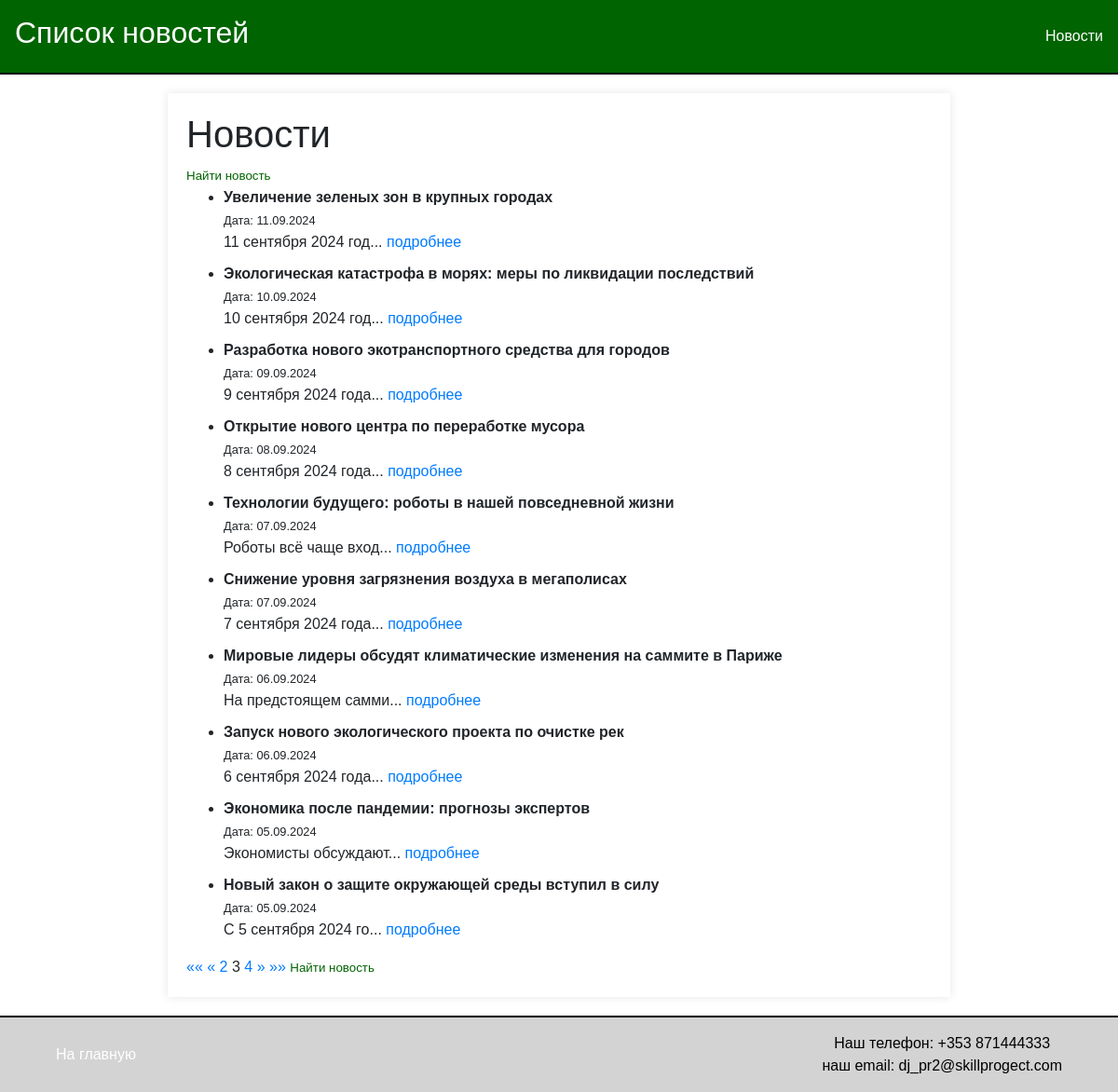
Page /news/?page=3 on the committed database.
### news/models.py (models this page shows)
class Article(models.Model):
    title = models.CharField(max_length=200)
    content = models.TextField()
    publication_date = models.DateField()
    author = models.CharField(max_length=100)
    type = models.BooleanField()  # Новое поле с типом Boolean которое показывает что это статья type=False

### news/views.py (the view)
# urls.py: path('news/', views.article_list, name='article_list'),
def article_list(request):
    articles = Article.objects.all().order_by('-publication_date')
    paginator = Paginator(articles, 10)
    page_number = request.GET.get('page')
    try:
        page_obj = paginator.get_page(page_number)
    except PageNotAnInteger:
        page_obj = paginator.get_page(1)
    except EmptyPage:
        page_obj = paginator.get_page(paginator.num_pages)
    return render(request, 'news/article_list.html', {'page_obj': page_obj})

### news/templatetags/censor_filters.py (called while the page is built)
@register.filter
def censor(value):
    if not isinstance(value, str):
        raise ValueError('Filter can only be applied to strings')
    def replace_word(match):
        word = match.group()
        if word.lower() in PROHIBITED_WORDS:
            return word[0] + '*' * (len(word) - 1)
        return word
    pattern = r'\b(?:' + '|'.join(re.escape(word) for word in PROHIBITED_WORDS) + r')\b'
    censored_text = re.sub(pattern, replace_word, value, flags=re.IGNORECASE)
    return censored_text

### news/templates/news/article_list.html (shortened to what this page needs)
{% extends 'news/default.html' %}
{% load censor_filters %}
{% block header %}Список новостей{% endblock %}
{% block content %}
    <h1>Новости </h1>
    <a href="{% url 'article_search' %}" style="font-size: smaller; color: darkgreen;">Найти новость</a>
    <ul>
        {% for article in page_obj %}
            <li style="margin-bottom: 10px;">
                <strong>{{ article.title|censor }}</strong> <br>
                <small>Дата: {{ article.publication_date|date:"d.m.Y" }}</small> <br>
                {{ article.content|slice:":20" }}...
                <a href="{% url 'article_detail' article.id %}">подробнее</a>
            </li>
        {% empty %}
            <p>Новостей пока нет.</p>
        {% endfor %}
    </ul>
    <div class="pagination">
        <span class="step-links">
            {% if page_obj.has_previous %}
                <a href="?page=1" title="Первая страница">&laquo;&laquo;</a>
                <a href="?page={{ page_obj.previous_page_number }}" title="Предыдущая страница">&laquo;</a>
            {% else %}
                <span class="disabled">&laquo;&laquo;</span>
                <span class="disabled">&laquo;</span>
            {% endif %}
            {% for num in page_obj.paginator.page_range %}
                {% if num == page_obj.number %}
                    <span class="current">{{ num }}</span>
                {% elif num > page_obj.number|add:"-2" and num < page_obj.number|add:"2" %}
                    <a href="?page={{ num }}" title="Страница {{ num }}">{{ num }}</a>
                {% endif %}
            {% endfor %}
            {% if page_obj.has_next %}
                <a href="?page={{ page_obj.next_page_number }}" title="Следующая страница">&raquo;</a>
                <a href="?page={{ page_obj.paginator.num_pages }}" title="Последняя страница">&raquo;&raquo;</a>
                <a href="{% url 'article_search' %}" style="font-size: smaller; color: darkgreen;">Найти новость</a>
            {% else %}
                <span class="disabled">&raquo;</span>
                <span class="disabled">&raquo;&raquo;</span>
            {% endif %}
        </span>
    </div>
{% endblock %}

### news/templates/news/default.html (style rules this page uses)
body { font-family: Arial, sans-serif; margin: 0; padding: 0; box-sizing: border-box; }

### rows in the picture
Article: title|censor "Увеличение зеленых зон в крупных городах", publication_date "11.09.2024", content "11 сентября 2024 год"
Article: title|censor "Экологическая катастрофа в морях: меры по ликвидации последствий", publication_date "10.09.2024", content "10 сентября 2024 год"
Article: title|censor "Разработка нового экотранспортного средства для городов", publication_date "09.09.2024", content "9 сентября 2024 года"
Article: title|censor "Открытие нового центра по переработке мусора", publication_date "08.09.2024", content "8 сентября 2024 года"
Article: title|censor "Технологии будущего: роботы в нашей повседневной жизни", publication_date "07.09.2024", content "Роботы всё чаще вход"
Article: title|censor "Снижение уровня загрязнения воздуха в мегаполисах", publication_date "07.09.2024", content "7 сентября 2024 года"
Article: title|censor "Мировые лидеры обсудят климатические изменения на саммите в Париже", publication_date "06.09.2024", content "На предстоящем самми"
Article: title|censor "Запуск нового экологического проекта по очистке рек", publication_date "06.09.2024", content "6 сентября 2024 года"
Article: title|censor "Экономика после пандемии: прогнозы экспертов", publication_date "05.09.2024", content "Экономисты обсуждают"
Article: title|censor "Новый закон о защите окружающей среды вступил в силу", publication_date "05.09.2024", content "С 5 сентября 2024 го"

### other values in the picture
{{ num }} "2" "4"
{{ num }} "3"
